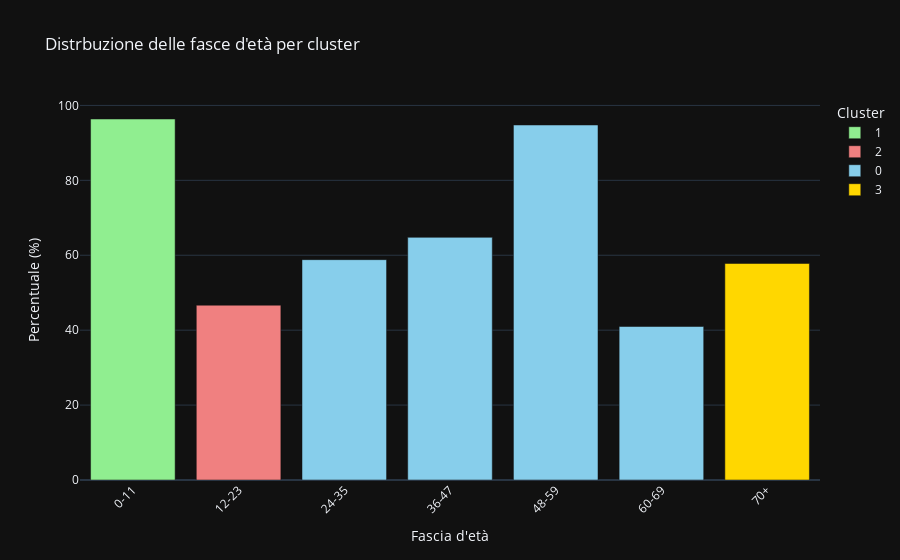

The notebook cell saved with this chart:
### Markdown cell above
Visual representation of the relationship between age group and cluster, highlighting the dominant cluster for each group.

### Code cell
# Create a DataFrame for the bar chart
pie_data = pd.DataFrame({
    'age_group': df_max_cluster.index,
    'percentage': df_max_percentage,
    'cluster': df_max_cluster.values
})

# Define a color map for clusters
cluster_colors = {
    0: 'skyblue',
    1: 'lightgreen',
    2: 'lightcoral',
    3: 'gold',
    # Add more colors if there are more clusters
}

# Create a bar chart using Plotly
fig = px.bar(
    pie_data,
    x='age_group',
    y='percentage',
    color='cluster',
    color_discrete_map=cluster_colors,
    title='Distrbuzione delle fasce d\'età per cluster',
    labels={'age_group': 'fascia età', 'percentage': 'Percentuale massima di appartenenza al cluster (%)', 'cluster': 'Cluster'},
)

# Customize the chart
fig.update_layout(
    xaxis_title='Fascia d\'età',
    yaxis_title='Percentuale (%)',
    legend_title='Cluster',
    xaxis_tickangle=-45,
    width=900  # Increase the width of the chart
)

# Show the chart
fig.show()

### Figure 1 — Plotly figure (JSON) as saved in the notebook; plotly's stock layout.template omitted (floating-point values rounded to 4 significant figures)
{"data": [{"alignmentgroup": "True", "hovertemplate": "Cluster=1<br>fascia età=%{x}<br>Percentuale massima di appartenenza al cluster (%)=%{y}<extra></extra>", "legendgroup": "1", "marker": {"color": "lightgreen", "pattern": {"shape": ""}}, "name": "1", "offsetgroup": "1", "orientation": "v", "showlegend": true, "textposition": "auto", "x": ["0-11"], "xaxis": "x", "y": [96.38], "yaxis": "y", "type": "bar"}, {"alignmentgroup": "True", "hovertemplate": "Cluster=2<br>fascia età=%{x}<br>Percentuale massima di appartenenza al cluster (%)=%{y}<extra></extra>", "legendgroup": "2", "marker": {"color": "lightcoral", "pattern": {"shape": ""}}, "name": "2", "offsetgroup": "2", "orientation": "v", "showlegend": true, "textposition": "auto", "x": ["12-23"], "xaxis": "x", "y": [46.67], "yaxis": "y", "type": "bar"}, {"alignmentgroup": "True", "hovertemplate": "Cluster=0<br>fascia età=%{x}<br>Percentuale massima di appartenenza al cluster (%)=%{y}<extra></extra>", "legendgroup": "0", "marker": {"color": "skyblue", "pattern": {"shape": ""}}, "name": "0", "offsetgroup": "0", "orientation": "v", "showlegend": true, "textposition": "auto", "x": ["24-35", "36-47", "48-59", "60-69"], "xaxis": "x", "y": [58.82, 64.78, 94.77, 40.99], "yaxis": "y", "type": "bar"}, {"alignmentgroup": "True", "hovertemplate": "Cluster=3<br>fascia età=%{x}<br>Percentuale massima di appartenenza al cluster (%)=%{y}<extra></extra>", "legendgroup": "3", "marker": {"color": "gold", "pattern": {"shape": ""}}, "name": "3", "offsetgroup": "3", "orientation": "v", "showlegend": true, "textposition": "auto", "x": ["70+"], "xaxis": "x", "y": [57.81], "yaxis": "y", "type": "bar"}], "layout": {"xaxis": {"anchor": "y", "domain": [0.0, 1.0], "title": {"text": "Fascia d'età"}, "tickangle": -45}, "yaxis": {"anchor": "x", "domain": [0.0, 1.0], "title": {"text": "Percentuale (%)"}}, "legend": {"title": {"text": "Cluster"}, "tracegroupgap": 0}, "title": {"text": "Distrbuzione delle fasce d'età per cluster"}, "barmode": "relative", "width": 900}}
